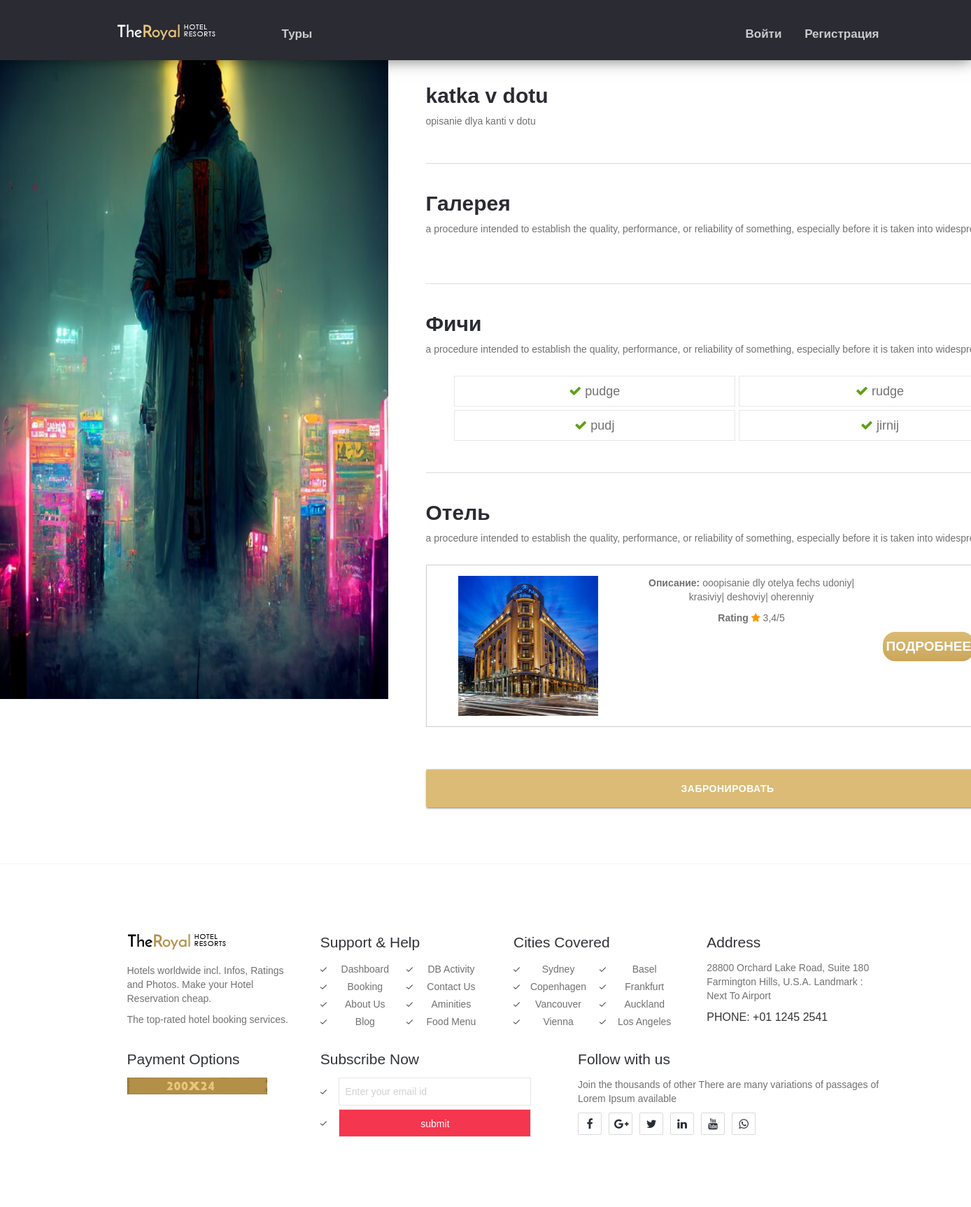
The app's page /tour_details/katka-v-dotu with its own data.
### tours/models.py (models this page shows, shortened)
class Tours(models.Model):
    name = models.CharField(max_length=255, verbose_name='Название')
    slug = models.SlugField(max_length=255, verbose_name='slug')
    description = models.TextField(verbose_name='Описание')
    city = models.CharField(max_length=255, verbose_name='Город/место')
    duration_days = models.IntegerField(verbose_name='длительность (дней)')
    max_adults = models.IntegerField(validators=[min_valid], verbose_name='максимум взрослых')
    max_kids = models.IntegerField(validators=[min_valid], verbose_name='масксимум детей')
    base_price = models.IntegerField(validators=[min_valid], verbose_name='Базовая стоимость')
    need_inter_pass = models.BooleanField(verbose_name='Нужен загранпаспорт')
    transit_in = models.OneToOneField(Transit, on_delete=models.PROTECT, related_name='transit_in_relate', verbose_name='Транспорт туда')
    transit_back = models.OneToOneField(Transit, on_delete=models.PROTECT, related_name='transit_back_relate', verbose_name='Транспорт обратно')
    main_image = models.ImageField(upload_to=tour_main_photo_location, verbose_name='Изображение', blank=True)
    hotel = models.ForeignKey(to=Hotels, on_delete=models.PROTECT, verbose_name='Отель')
    class Meta:
        ordering = ['name']
        verbose_name = 'Тур'
        verbose_name_plural = 'Туры'

class Hotels(models.Model):
    name = models.CharField(max_length=255, verbose_name='Название')
    slug = models.SlugField(max_length=255, verbose_name='slug')
    description = models.TextField(verbose_name='Описание')
    contact_info = models.CharField(max_length=100, verbose_name='Контактная информация')
    city = models.CharField(max_length=50, verbose_name='Город')
    rating = models.FloatField(validators=[min_valid], verbose_name='Рейтинг')
    food = models.CharField(max_length=50, verbose_name='Питание')
    main_image = models.ImageField(upload_to=hotel_main_photo_location, verbose_name='Изображение', blank=True)
    def get_absolute_url(self):
        return reverse('hotel_details', kwargs={'hotel_slug': self.slug})
    def __str__(self):
        return self.name
    class Meta:
        ordering = ['name']
        verbose_name = 'Отель'
        verbose_name_plural = 'Отели'

### tours/views.py (the view)
# urls.py: path('tour_details/<slug:tour_slug>', TourView.as_view(), name='tour_details'),
class TourView(DataMixin, DetailView):
    model = Tours
    template_name = 'tours/tour_details.html'
    context_object_name = 'tour'
    slug_url_kwarg = 'tour_slug'
    def get_context_data(self, *object_list, **kwargs):
        context = super().get_context_data(**kwargs)
        hotel = Hotels.objects.get(name=context['tour'].hotel)
        images = TourImages.objects.filter(tour=context['tour'])
        images_urls = [image.image.url for image in images]
        description = context['tour'].description
        description = description.split('fechs')
        main_text, fechs = description[0], description[1]
        fechs = fechs.split('|')
        dop_context = {
            'hotel': hotel,
            'main_text': main_text,
            'fechs' : fechs,
            'images_urls': images_urls,
        }
        c_def = self.get_user_context(**dop_context)
        context = dict(list(context.items()) + list(c_def.items()))
        return context

### tours/utils.py (called while the page is built)
    def get_user_context(self, **kwargs):
        context = kwargs
        return context

### templates/tours/tour_details.html (shortened to what this page needs)
{% extends 'tours/base.html' %}
{% load static %}
{% block content %}
	<div class="inn-body-section inn-detail">
		<div class="container">
			<div class="row">
				<div class="inn-bod">
					<div class="inn-detail-p1 inn-com">
						<h2>{{ tour.name }}</h2>
						<p>{{ main_text }}</p>
                    </div>
                    <div class="inn-detail-p1 inn-com">
						<div class="detail-title">
							<h2>Галерея</h2>
							<p>a procedure intended to establish the quality, performance, or reliability of something, especially before it is taken into widespread use.</p>
						</div>
					</div>
					<div class="inn-detail-p1 inn-com inn-com-list-point">
						<div class="detail-title">
							<h2>Фичи</h2>
							<p>a procedure intended to establish the quality, performance, or reliability of something, especially before it is taken into widespread use.</p>
						</div>
						<ul>
                            {% for fech in fechs %}
							    <li><i class="fa fa-check" aria-hidden="true"></i>{{ fech }}</li>
                            {% endfor %}
						</ul>
					</div>
					<div class="inn-detail-p1 inn-com">
						<div class="detail-title">
							<h2>Отель</h2>
							<p>a procedure intended to establish the quality, performance, or reliability of something, especially before it is taken into widespread use.</p>
						</div>
						<div class="re-room">
							<ul>
                                <li>
                                    <div class="re-room-list">
                                        <div class="col-md-4 re-room-list-1"><img src="{{ hotel.main_image.url }}" alt=""> </div>
                                        <div class="col-md-5 re-room-list-2">
                                            <p><b>Описание: </b>{{ hotel.description }}</p>
                                            <div class="r2-ratt"><b>Rating</b> <i class="fa fa-star"></i> {{ hotel.rating }}/5 </div>
                                        </div>
                                        <div class="col-md-3 re-room-list-2">
                                                <a href="{{ hotel.get_absolute_url }}" class="inn-room-book">Подробнее</a>
                                        </div>
                                    </div>
                                </li>
							</ul>
						</div>
					</div>
                {% if user.is_authenticated %}
                    <a class="waves-effect waves-light btn-large" href="{% url 'booking' tour_slug=tour.slug %}">
                        Забронировать
                    </a>
                {% else %}
                    <a class="waves-effect waves-light btn-large" href="{% url 'login' %}">
                        Забронировать
                    </a>
                {% endif %}
				</div>
			</div>
		</div>
	</div>
{% endblock content %}

### records on screen
Tours: name "katka v dotu"
Hotels: main_image (picture), description "ooopisanie dly otelya fechs udoniy| krasiviy| deshoviy| oherenniy", rating "3,4"

### other values on screen
{{ main_text }} "opisanie dlya kanti v dotu"
{{ fech }} "pudge" "rudge" "pudj" "jirnij"
